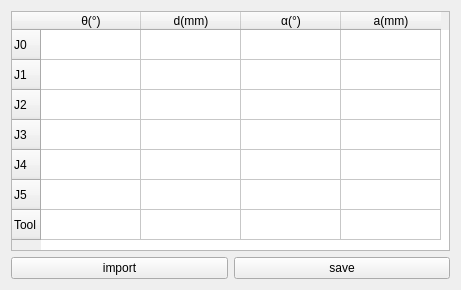
<?xml version="1.0" encoding="UTF-8"?>
<ui version="4.0">
 <class>DHSettingWidget</class>
 <widget class="QWidget" name="DHSettingWidget">
  <property name="geometry">
   <rect>
    <x>0</x>
    <y>0</y>
    <width>461</width>
    <height>290</height>
   </rect>
  </property>
  <property name="windowTitle">
   <string>DH Setting</string>
  </property>
  <layout class="QGridLayout" name="gridLayout">
   <item row="1" column="0" colspan="2">
    <widget class="QTableWidget" name="tableWidget_DHArgs">
     <row>
      <property name="text">
       <string>J0</string>
      </property>
     </row>
     <row>
      <property name="text">
       <string>J1</string>
      </property>
     </row>
     <row>
      <property name="text">
       <string>J2</string>
      </property>
     </row>
     <row>
      <property name="text">
       <string>J3</string>
      </property>
     </row>
     <row>
      <property name="text">
       <string>J4</string>
      </property>
     </row>
     <row>
      <property name="text">
       <string>J5</string>
      </property>
     </row>
     <row>
      <property name="text">
       <string>Tool</string>
      </property>
     </row>
     <column>
      <property name="text">
       <string>θ(°)</string>
      </property>
     </column>
     <column>
      <property name="text">
       <string>d(mm)</string>
      </property>
     </column>
     <column>
      <property name="text">
       <string>α(°)</string>
      </property>
     </column>
     <column>
      <property name="text">
       <string>a(mm)</string>
      </property>
     </column>
    </widget>
   </item>
   <item row="2" column="1">
    <widget class="QPushButton" name="pushButton_saveDHData">
     <property name="text">
      <string>save</string>
     </property>
    </widget>
   </item>
   <item row="2" column="0">
    <widget class="QPushButton" name="pushButton_importDHData">
     <property name="sizePolicy">
      <sizepolicy hsizetype="Preferred" vsizetype="Fixed">
       <horstretch>0</horstretch>
       <verstretch>0</verstretch>
      </sizepolicy>
     </property>
     <property name="text">
      <string>import</string>
     </property>
    </widget>
   </item>
  </layout>
 </widget>
 <resources/>
 <connections/>
</ui>
